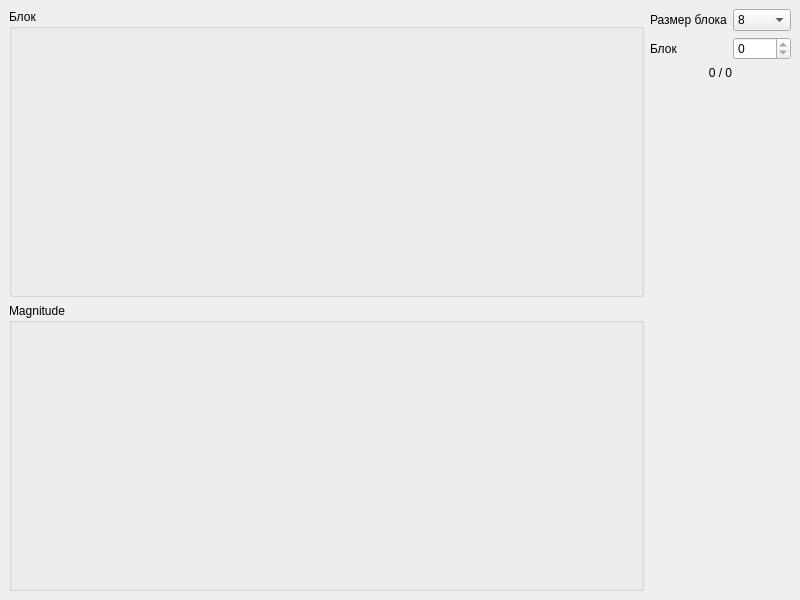
<?xml version="1.0" encoding="UTF-8"?>
<ui version="4.0">
 <class>SampleBlockWindow</class>
 <widget class="QMainWindow" name="SampleBlockWindow">
  <property name="geometry">
   <rect>
    <x>0</x>
    <y>0</y>
    <width>800</width>
    <height>600</height>
   </rect>
  </property>
  <property name="windowTitle">
   <string>Блок семплов</string>
  </property>
  <widget class="QWidget" name="centralwidget">
   <layout class="QGridLayout" name="gridLayout">
    <item row="0" column="0">
     <widget class="QGroupBox" name="groupBox">
      <property name="title">
       <string>Блок</string>
      </property>
      <layout class="QVBoxLayout" name="verticalLayout">
       <item>
        <widget class="SampleBlockPlot" name="sampleBlockPlot" native="true">
         <property name="sizePolicy">
          <sizepolicy hsizetype="Expanding" vsizetype="Preferred">
           <horstretch>0</horstretch>
           <verstretch>0</verstretch>
          </sizepolicy>
         </property>
        </widget>
       </item>
      </layout>
     </widget>
    </item>
    <item row="0" column="1" rowspan="2">
     <layout class="QFormLayout" name="formLayout">
      <item row="1" column="0">
       <widget class="QLabel" name="label">
        <property name="text">
         <string>Блок</string>
        </property>
       </widget>
      </item>
      <item row="1" column="1">
       <widget class="QSpinBox" name="sampleBlockIndexSpinbox">
        <property name="maximum">
         <number>0</number>
        </property>
       </widget>
      </item>
      <item row="2" column="0" colspan="2">
       <widget class="QLabel" name="currentSampleBlockLabel">
        <property name="text">
         <string>0 / 0</string>
        </property>
        <property name="alignment">
         <set>Qt::AlignCenter</set>
        </property>
       </widget>
      </item>
      <item row="0" column="1">
       <widget class="QComboBox" name="sampleBlockSizeSpinbox">
        <property name="currentIndex">
         <number>0</number>
        </property>
        <item>
         <property name="text">
          <string>8</string>
         </property>
        </item>
        <item>
         <property name="text">
          <string>16</string>
         </property>
        </item>
        <item>
         <property name="text">
          <string>32</string>
         </property>
        </item>
        <item>
         <property name="text">
          <string>64</string>
         </property>
        </item>
        <item>
         <property name="text">
          <string>128</string>
         </property>
        </item>
        <item>
         <property name="text">
          <string>256</string>
         </property>
        </item>
        <item>
         <property name="text">
          <string>512</string>
         </property>
        </item>
        <item>
         <property name="text">
          <string>1024</string>
         </property>
        </item>
       </widget>
      </item>
      <item row="0" column="0">
       <widget class="QLabel" name="label_2">
        <property name="text">
         <string>Размер блока</string>
        </property>
       </widget>
      </item>
     </layout>
    </item>
    <item row="1" column="0">
     <widget class="QGroupBox" name="groupBox_3">
      <property name="title">
       <string>Magnitude</string>
      </property>
      <layout class="QVBoxLayout" name="verticalLayout_3">
       <item>
        <widget class="SampleBlockPlot" name="magnitudeSampleBlockPlot" native="true">
         <property name="sizePolicy">
          <sizepolicy hsizetype="Expanding" vsizetype="Preferred">
           <horstretch>0</horstretch>
           <verstretch>0</verstretch>
          </sizepolicy>
         </property>
        </widget>
       </item>
      </layout>
     </widget>
    </item>
   </layout>
  </widget>
 </widget>
 <customwidgets>
  <customwidget>
   <class>SampleBlockPlot</class>
   <extends>QWidget</extends>
   <header>sampleblockplot.h</header>
   <container>1</container>
  </customwidget>
 </customwidgets>
 <resources/>
 <connections/>
</ui>
